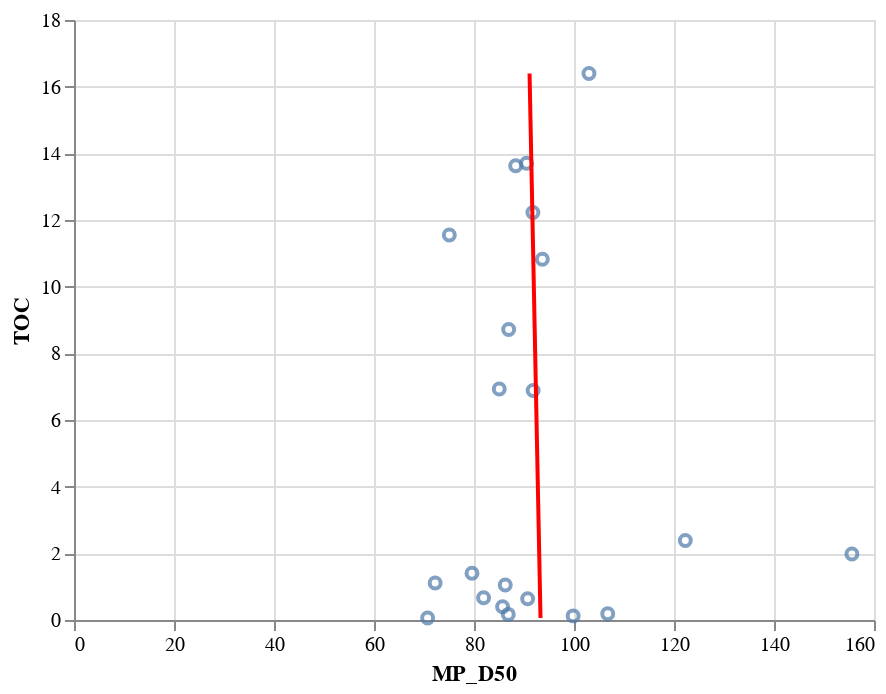

Notebook cell for this chart:
### Code cell
TOC_MP_D50_Plot = alt.Chart(tot_samples).mark_point().encode(
    x= 'MP_D50', #alt.Y('Dx50',scale = alt.Scale(type= 'log')),
    y= 'TOC', #alt.Y('Concentration',scale = alt.Scale(type= 'log')),
    tooltip='Sample'
)
TOC_MP_D50_Plot + TOC_MP_D50_Plot.transform_regression('TOC',
                          'MP_D50',method="linear"
).mark_line(color="red")

### Figure 1 — Vega-Lite specification as saved in the notebook (floating-point values rounded to 4 significant figures)
{"config": {"view": {"continuousWidth": 400, "continuousHeight": 300}}, "layer": [{"mark": "point", "encoding": {"tooltip": {"type": "nominal", "field": "Sample"}, "x": {"type": "quantitative", "field": "MP_D50"}, "y": {"type": "quantitative", "field": "TOC"}}}, {"mark": {"type": "line", "color": "red"}, "encoding": {"tooltip": {"type": "nominal", "field": "Sample"}, "x": {"type": "quantitative", "field": "MP_D50"}, "y": {"type": "quantitative", "field": "TOC"}}, "transform": [{"on": "TOC", "regression": "MP_D50", "method": "linear"}]}], "data": {"name": "data-37a277f7fddd0edcc091f17f283dc728"}, "$schema": "https://vega.github.io/schema/vega-lite/v4.8.1.json", "datasets": {"data-37a277f7fddd0edcc091f17f283dc728": [{"Sample": "Schlei_S10", "Frequency": 198, "FrequencyA500": 4.0, "FrequencyB500": 194.0, "Mass": 0.25, "GPS_LONs": 9.604, "GPS_LATs": 54.53, "Split": 1.0, "MP_D50": 85.71, "MPvolume": 2687000000.0, "Concentration": 792.0, "ConcentrationA500": 16.0, "ConcentrationB500": 776.0, "MPvolume_norm": 10750000000.0, "Station ID": "S10", "+ 15 cm ?": 1.0, "Date": "15-05-18", "Arrival": "10:20:00", "Sediment": null, "CTD": null, "Departure": null, "GPS LAT": "54° 31.516’", "GPS LON": "09° 36.213’", "Depth": 0.8, "Comments": "Klärwerk 3 (direkt am Auslauf)", "D50": 221.5, "Unnamed: 2": null, "20": 4.61, "25": 4.75, "32": 2.98, "38": 2.67, "45": 2.34, "53": 2.29, "63": 2.2, "75": 2.25, "90": 2.0, "106": 2.0, "125": 2.16, "150": 2.1, "180": 1.85, "212": 1.88, "250": 2.16, "300": 2.13, "355": 2.46, "425": 2.37, "500": 2.79, "600": 2.64, "710": 2.84, "850": 2.56, "1000": 2.62, "1180": 2.72, "1400": 3.05, "1700": 2.38, "2000": 2.11, "2360": 1.59, "2800": 0.93, "3350": 0.15, "4000": 0.0, "4750": 0.0, "5600": 0.0, "6300": 0.0, "6700": 0.0, "8000": 0.0, "9500": 0.0, " Below 63 µm": 48.05, " Below 90 µm": 52.5, " Below 125 µm": 56.5, " Below 180 µm": 60.76, " Below 250 µm": 64.48, " Below 355 µm": 68.78, " Below 500 µm": 73.61, " Below 710 µm": 79.04, " Below 1000 µm": 84.44, " Below 1400 µm": 89.78, " Below 2000 µm": 95.22, " Above 2000 µm": 4.78, "Dx 10": 7.65, "Dx 16": 10.9, "Dx 25": 17.0, "Dx 50": 73.5, "Dx 75": 548.0, "Dx 84": 972.0, "Dx 90": 1420.0, "TOC": 0.3995, "Hg": 5.0, "Dist_WWTP": 27.5, "Regio_Sep": "inner"}, {"Sample": "Schlei_S10_15cm", "Frequency": 243, "FrequencyA500": 1.0, "FrequencyB500": 242.0, "Mass": 0.03, "GPS_LONs": 9.604, "GPS_LATs": 54.53, "Split": 1.0, "MP_D50": 86.86, "MPvolume": 620200000.0, "Concentration": 8100.0, "ConcentrationA500": 33.0, "ConcentrationB500": 8067.0, "MPvolume_norm": 20670000000.0, "Station ID": "S10_d", "+ 15 cm ?": null, "Date": null, "Arrival": null, "Sediment": null, "CTD": null, "Departure": null, "GPS LAT": "54° 31.516’", "GPS LON": "09° 36.213’", "Depth": 0.8, "Comments": null, "D50": 209.5, "Unnamed: 2": null, "20": 7.14, "25": 8.04, "32": 5.54, "38": 5.3, "45": 4.9, "53": 4.85, "63": 4.5, "75": 4.1, "90": 3.12, "106": 2.59, "125": 2.14, "150": 1.55, "180": 1.01, "212": 0.74, "250": 0.67, "300": 0.54, "355": 0.51, "425": 0.42, "500": 0.44, "600": 0.37, "710": 0.38, "850": 0.29, "1000": 0.23, "1180": 0.17, "1400": 0.1, "1700": 0.04, "2000": 0.02, "2360": 0.0, "2800": 0.0, "3350": 0.0, "4000": 0.0, "4750": 0.0, "5600": 0.0, "6300": 0.0, "6700": 0.0, "8000": 0.0, "9500": 0.0, " Below 63 µm": 76.07, " Below 90 µm": 84.67, " Below 125 µm": 90.38, " Below 180 µm": 94.07, " Below 250 µm": 95.82, " Below 355 µm": 97.03, " Below 500 µm": 97.97, " Below 710 µm": 98.77, " Below 1000 µm": 99.44, " Below 1400 µm": 99.84, " Below 2000 µm": 99.98, " Above 2000 µm": 0.02, "Dx 10": 5.89, "Dx 16": 8.11, "Dx 25": 11.8, "Dx 50": 27.1, "Dx 75": 60.6, "Dx 84": 87.1, "Dx 90": 122.0, "TOC": 0.1685, "Hg": 16.28, "Dist_WWTP": 27.5, "Regio_Sep": "inner"}, {"Sample": "Schlei_S11", "Frequency": 103, "FrequencyA500": 3.0, "FrequencyB500": 100.0, "Mass": 0.081, "GPS_LONs": 9.614, "GPS_LATs": 54.52, "Split": 0.5, "MP_D50": 93.67, "MPvolume": 1052000000.0, "Concentration": 2543.0, "ConcentrationA500": 74.0, "ConcentrationB500": 2469.0, "MPvolume_norm": 25980000000.0, "Station ID": "S11", "+ 15 cm ?": null, "Date": "15-05-18", "Arrival": "10:30:00", "Sediment": "10:32:00", "CTD": "10:33:00", "Departure": null, "GPS LAT": "54° 31.426’", "GPS LON": "09° 36.865’", "Depth": 2.9, "Comments": null, "D50": 28.55, "Unnamed: 2": null, "20": 4.25, "25": 5.02, "32": 3.83, "38": 4.12, "45": 4.43, "53": 5.12, "63": 5.49, "75": 5.86, "90": 5.06, "106": 4.66, "125": 4.29, "150": 3.38, "180": 2.31, "212": 1.72, "250": 1.51, "300": 1.17, "355": 1.1, "425": 0.91, "500": 0.88, "600": 0.63, "710": 0.48, "850": 0.27, "1000": 0.18, "1180": 0.16, "1400": 0.18, "1700": 0.14, "2000": 0.12, "2360": 0.09, "2800": 0.05, "3350": 0.01, "4000": 0.0, "4750": 0.0, "5600": 0.0, "6300": 0.0, "6700": 0.0, "8000": 0.0, "9500": 0.0, " Below 63 µm": 59.35, " Below 90 µm": 70.71, " Below 125 µm": 80.43, " Below 180 µm": 88.09, " Below 250 µm": 92.11, " Below 355 µm": 94.79, " Below 500 µm": 96.8, " Below 710 µm": 98.32, " Below 1000 µm": 99.06, " Below 1400 µm": 99.4, " Below 2000 µm": 99.72, " Above 2000 µm": 0.28, "Dx 10": 5.45, "Dx 16": 8.0, "Dx 25": 13.3, "Dx 50": 45.4, "Dx 75": 103.0, "Dx 84": 145.0, "Dx 90": 206.0, "TOC": 10.82, "Hg": 221.3, "Dist_WWTP": 750.0, "Regio_Sep": "inner"}, {"Sample": "Schlei_S13", "Frequency": 244, "FrequencyA500": 4.0, "FrequencyB500": 240.0, "Mass": 0.071, "GPS_LONs": 9.622, "GPS_LATs": 54.52, "Split": 0.25, "MP_D50": 85.05, "MPvolume": 1061000000.0, "Concentration": 13750.0, "ConcentrationA500": 225.0, "ConcentrationB500": 13520.0, "MPvolume_norm": 59800000000.0, "Station ID": "S13", "+ 15 cm ?": null, "Date": "15-05-18", "Arrival": "12:32:00", "Sediment": "12:33:00", "CTD": "12:35:00", "Departure": null, "GPS LAT": "54° 30.94’", "GPS LON": "09° 37.292’", "Depth": 3.0, "Comments": null, "D50": 42.2, "Unnamed: 2": null, "20": 3.76, "25": 4.78, "32": 3.81, "38": 4.17, "45": 4.53, "53": 5.28, "63": 5.72, "75": 6.27, "90": 5.63, "106": 5.46, "125": 5.49, "150": 4.83, "180": 3.75, "212": 3.2, "250": 3.07, "300": 2.46, "355": 2.29, "425": 1.83, "500": 1.75, "600": 1.3, "710": 1.05, "850": 0.61, "1000": 0.34, "1180": 0.14, "1400": 0.03, "1700": 0.0, "2000": 0.0, "2360": 0.0, "2800": 0.0, "3350": 0.0, "4000": 0.0, "4750": 0.0, "5600": 0.0, "6300": 0.0, "6700": 0.0, "8000": 0.0, "9500": 0.0, " Below 63 µm": 44.77, " Below 90 µm": 56.77, " Below 125 µm": 67.85, " Below 180 µm": 78.18, " Below 250 µm": 85.13, " Below 355 µm": 90.66, " Below 500 µm": 94.77, " Below 710 µm": 97.83, " Below 1000 µm": 99.49, " Below 1400 µm": 99.97, " Below 2000 µm": 100.0, " Above 2000 µm": 6e-07, "Dx 10": 10.6, "Dx 16": 17.0, "Dx 25": 29.0, "Dx 50": 73.9, "Dx 75": 159.0, "Dx 84": 235.0, "Dx 90": 339.0, "TOC": 6.931, "Hg": 172.9, "Dist_WWTP": 1605.0, "Regio_Sep": "inner"}, {"Sample": "Schlei_S14", "Frequency": 25, "FrequencyA500": 0.0, "FrequencyB500": 25.0, "Mass": 0.25, "GPS_LONs": 9.639, "GPS_LATs": 54.52, "Split": 1.0, "MP_D50": 86.25, "MPvolume": 58150000.0, "Concentration": 100.0, "ConcentrationA500": 0.0, "ConcentrationB500": 100.0, "MPvolume_norm": 232600000.0, "Station ID": "S14", "+ 15 cm ?": null, "Date": "15-05-18", "Arrival": "13:30:00", "Sediment": "13:31:00", "CTD": "13:33:00", "Departure": "13:36:00", "GPS LAT": "54° 31.030’", "GPS LON": "09° 38.331’", "Depth": 2.3, "Comments": "Nordwestl. Stexwiger Enge", "D50": 166.0, "Unnamed: 2": null, "20": 3.36, "25": 3.77, "32": 2.69, "38": 2.75, "45": 2.87, "53": 3.34, "63": 3.72, "75": 4.31, "90": 4.12, "106": 4.28, "125": 4.73, "150": 4.6, "180": 3.95, "212": 3.79, "250": 4.03, "300": 3.57, "355": 3.62, "425": 3.08, "500": 3.15, "600": 2.52, "710": 2.26, "850": 1.57, "1000": 1.18, "1180": 0.87, "1400": 0.6, "1700": 0.26, "2000": 0.16, "2360": 0.1, "2800": 0.04, "3350": 0.01, "4000": 0.0, "4750": 0.0, "5600": 0.0, "6300": 0.0, "6700": 0.0, "8000": 0.0, "9500": 0.0, " Below 63 µm": 39.48, " Below 90 µm": 47.51, " Below 125 µm": 55.91, " Below 180 µm": 65.24, " Below 250 µm": 72.99, " Below 355 µm": 80.58, " Below 500 µm": 87.28, " Below 710 µm": 92.95, " Below 1000 µm": 96.78, " Below 1400 µm": 98.83, " Below 2000 µm": 99.69, " Above 2000 µm": 0.31, "Dx 10": 9.16, "Dx 16": 14.5, "Dx 25": 26.6, "Dx 50": 99.5, "Dx 75": 273.0, "Dx 84": 421.0, "Dx 90": 584.0, "TOC": 1.05, "Hg": 31.2, "Dist_WWTP": 2933.0, "Regio_Sep": "outlier"}, {"Sample": "Schlei_S15", "Frequency": 75, "FrequencyA500": 1.0, "FrequencyB500": 74.0, "Mass": 0.25, "GPS_LONs": 9.646, "GPS_LATs": 54.52, "Split": 1.0, "MP_D50": 90.73, "MPvolume": 1293000000.0, "Concentration": 300.0, "ConcentrationA500": 4.0, "ConcentrationB500": 296.0, "MPvolume_norm": 5172000000.0, "Station ID": "S15", "+ 15 cm ?": null, "Date": "15-05-18", "Arrival": "13:42:00", "Sediment": "13:46:00", "CTD": "13:47:00", "Departure": null, "GPS LAT": "54° 31.203’", "GPS LON": "09° 38.745’", "Depth": 2.2, "Comments": "Große Breite Nord West", "D50": 323.5, "Unnamed: 2": null, "20": 5.36, "25": 5.9, "32": 4.15, "38": 4.14, "45": 4.06, "53": 4.3, "63": 4.25, "75": 4.16, "90": 3.35, "106": 2.92, "125": 2.55, "150": 1.96, "180": 1.37, "212": 1.13, "250": 1.15, "300": 1.06, "355": 1.18, "425": 1.08, "500": 1.16, "600": 0.94, "710": 0.81, "850": 0.49, "1000": 0.28, "1180": 0.15, "1400": 0.09, "1700": 0.04, "2000": 0.03, "2360": 0.02, "2800": 0.01, "3350": 0.0, "4000": 0.0, "4750": 0.0, "5600": 0.0, "6300": 0.0, "6700": 0.0, "8000": 0.0, "9500": 0.0, " Below 63 µm": 69.8, " Below 90 µm": 78.22, " Below 125 µm": 84.49, " Below 180 µm": 88.99, " Below 250 µm": 91.49, " Below 355 µm": 93.7, " Below 500 µm": 95.96, " Below 710 µm": 98.07, " Below 1000 µm": 99.36, " Below 1400 µm": 99.8, " Below 2000 µm": 99.93, " Above 2000 µm": 0.07, "Dx 10": 5.2, "Dx 16": 6.97, "Dx 25": 10.1, "Dx 50": 28.0, "Dx 75": 78.1, "Dx 84": 121.0, "Dx 90": 203.0, "TOC": 0.64, "Hg": 11.0, "Dist_WWTP": 3455.0, "Regio_Sep": "inner"}, {"Sample": "Schlei_S17", "Frequency": 109, "FrequencyA500": 0.0, "FrequencyB500": 109.0, "Mass": 0.25, "GPS_LONs": 9.683, "GPS_LATs": 54.51, "Split": 1.0, "MP_D50": 81.91, "MPvolume": 224200000.0, "Concentration": 436.0, "ConcentrationA500": 0.0, "ConcentrationB500": 436.0, "MPvolume_norm": 896800000.0, "Station ID": "S17", "+ 15 cm ?": null, "Date": "15-05-18", "Arrival": "14:10:00", "Sediment": "14:12:00", "CTD": "14:14:00", "Departure": "14:15:00", "GPS LAT": "54° 30.433’", "GPS LON": "09° 40.979’", "Depth": 2.3, "Comments": null, "D50": 416.5, "Unnamed: 2": null, "20": 4.73, "25": 6.45, "32": 5.49, "38": 6.21, "45": 6.8, "53": 7.69, "63": 7.81, "75": 7.5, "90": 5.68, "106": 4.45, "125": 3.18, "150": 1.81, "180": 0.85, "212": 0.48, "250": 0.49, "300": 0.58, "355": 0.78, "425": 0.75, "500": 0.78, "600": 0.58, "710": 0.47, "850": 0.31, "1000": 0.24, "1180": 0.21, "1400": 0.23, "1700": 0.18, "2000": 0.16, "2360": 0.12, "2800": 0.07, "3350": 0.01, "4000": 0.0, "4750": 0.0, "5600": 0.0, "6300": 0.0, "6700": 0.0, "8000": 0.0, "9500": 0.0, " Below 63 µm": 62.29, " Below 90 µm": 77.6, " Below 125 µm": 87.73, " Below 180 µm": 92.71, " Below 250 µm": 94.04, " Below 355 µm": 95.11, " Below 500 µm": 96.63, " Below 710 µm": 98.0, " Below 1000 µm": 98.78, " Below 1400 µm": 99.23, " Below 2000 µm": 99.63, " Above 2000 µm": 0.37, "Dx 10": 7.42, "Dx 16": 11.7, "Dx 25": 20.1, "Dx 50": 47.5, "Dx 75": 84.2, "Dx 84": 108.0, "Dx 90": 141.0, "TOC": 0.6665, "Hg": 10.0, "Dist_WWTP": 5643.0, "Regio_Sep": "inner"}, {"Sample": "Schlei_S19", "Frequency": 31, "FrequencyA500": 0.0, "FrequencyB500": 31.0, "Mass": 0.25, "GPS_LONs": 9.703, "GPS_LATs": 54.51, "Split": 1.0, "MP_D50": 70.72, "MPvolume": 26490000.0, "Concentration": 124.0, "ConcentrationA500": 0.0, "ConcentrationB500": 124.0, "MPvolume_norm": 105900000.0, "Station ID": "S19", "+ 15 cm ?": null, "Date": "15-05-18", "Arrival": "14:45:00", "Sediment": "14:00:00", "CTD": "15:20:00", "Departure": null, "GPS LAT": "54° 30.753’", "GPS LON": "09° 42.157’", "Depth": 0.6, "Comments": null, "D50": 188.0, "Unnamed: 2": null, "20": 6.06, "25": 6.27, "32": 4.04, "38": 3.76, "45": 3.46, "53": 3.52, "63": 3.42, "75": 3.34, "90": 2.72, "106": 2.4, "125": 2.12, "150": 1.62, "180": 1.07, "212": 0.76, "250": 0.62, "300": 0.44, "355": 0.44, "425": 0.43, "500": 0.58, "600": 0.69, "710": 0.93, "850": 1.17, "1000": 1.6, "1180": 2.05, "1400": 2.6, "1700": 2.08, "2000": 1.78, "2360": 1.26, "2800": 0.66, "3350": 0.1, "4000": 0.0, "4750": 0.0, "5600": 0.0, "6300": 0.0, "6700": 0.0, "8000": 0.0, "9500": 0.0, " Below 63 µm": 65.14, " Below 90 µm": 71.9, " Below 125 µm": 77.01, " Below 180 µm": 80.75, " Below 250 µm": 82.58, " Below 355 µm": 83.64, " Below 500 µm": 84.51, " Below 710 µm": 85.78, " Below 1000 µm": 87.88, " Below 1400 µm": 91.52, " Below 2000 µm": 96.2, " Above 2000 µm": 3.8, "Dx 10": 6.52, "Dx 16": 8.75, "Dx 25": 12.5, "Dx 50": 31.5, "Dx 75": 109.0, "Dx 84": 412.0, "Dx 90": 1240.0, "TOC": 0.0615, "Hg": 3.7, "Dist_WWTP": 6836.0, "Regio_Sep": "outlier"}, {"Sample": "Schlei_S1_15cm", "Frequency": 357, "FrequencyA500": 4.0, "FrequencyB500": 353.0, "Mass": 0.063, "GPS_LONs": 9.557, "GPS_LATs": 54.51, "Split": 0.5887, "MP_D50": 90.52, "MPvolume": 69720000000.0, "Concentration": 9626.0, "ConcentrationA500": 108.0, "ConcentrationB500": 9518.0, "MPvolume_norm": 1880000000000.0, "Station ID": "S1_d", "+ 15 cm ?": null, "Date": null, "Arrival": null, "Sediment": null, "CTD": null, "Departure": null, "GPS LAT": "54° 30.45’", "GPS LON": "09° 33.43’", "Depth": 2.7, "Comments": null, "D50": 13.65, "Unnamed: 2": null, "20": 3.52, "25": 4.31, "32": 3.36, "38": 3.63, "45": 3.92, "53": 4.58, "63": 4.99, "75": 5.48, "90": 4.9, "106": 4.67, "125": 4.51, "150": 3.76, "180": 2.75, "212": 2.22, "250": 2.08, "300": 1.66, "355": 1.51, "425": 1.14, "500": 1.01, "600": 0.72, "710": 0.71, "850": 0.76, "1000": 1.06, "1180": 1.46, "1400": 2.07, "1700": 1.87, "2000": 1.79, "2360": 1.42, "2800": 0.85, "3350": 0.14, "4000": 0.0, "4750": 0.0, "5600": 0.0, "6300": 0.0, "6700": 0.0, "8000": 0.0, "9500": 0.0, " Below 63 µm": 46.47, " Below 90 µm": 56.94, " Below 125 µm": 66.51, " Below 180 µm": 74.78, " Below 250 µm": 79.76, " Below 355 µm": 83.5, " Below 500 µm": 86.15, " Below 710 µm": 87.87, " Below 1000 µm": 89.35, " Below 1400 µm": 91.86, " Below 2000 µm": 95.81, " Above 2000 µm": 4.19, "Dx 10": 7.44, "Dx 16": 12.1, "Dx 25": 22.5, "Dx 50": 71.3, "Dx 75": 182.0, "Dx 84": 376.0, "Dx 90": 1120.0, "TOC": 13.7, "Hg": 359.4, "Dist_WWTP": 4490.0, "Regio_Sep": "inner"}, {"Sample": "Schlei_S2", "Frequency": 243, "FrequencyA500": 4.0, "FrequencyB500": 239.0, "Mass": 0.25, "GPS_LONs": 9.591, "GPS_LATs": 54.51, "Split": 0.5, "MP_D50": 79.6, "MPvolume": 546200000.0, "Concentration": 1944.0, "ConcentrationA500": 32.0, "ConcentrationB500": 1912.0, "MPvolume_norm": 4370000000.0, "Station ID": "S2", "+ 15 cm ?": null, "Date": "14-05-18", "Arrival": "18:50:00", "Sediment": "18:50:00", "CTD": "18:58:00", "Departure": "18:58:00", "GPS LAT": "54° 30.462’", "GPS LON": "09° 35.433’", "Depth": 3.6, "Comments": "Fahrdorf und Offizierskasino", "D50": 257.0, "Unnamed: 2": null, "20": 5.58, "25": 6.52, "32": 4.73, "38": 4.76, "45": 4.66, "53": 4.88, "63": 4.76, "75": 4.55, "90": 3.59, "106": 3.05, "125": 2.56, "150": 1.86, "180": 1.2, "212": 0.9, "250": 0.88, "300": 0.84, "355": 1.02, "425": 1.02, "500": 1.22, "600": 1.1, "710": 1.04, "850": 0.73, "1000": 0.52, "1180": 0.35, "1400": 0.19, "1700": 0.07, "2000": 0.05, "2360": 0.03, "2800": 0.01, "3350": 0.0, "4000": 0.0, "4750": 0.0, "5600": 0.0, "6300": 0.0, "6700": 0.0, "8000": 0.0, "9500": 0.0, " Below 63 µm": 68.46, " Below 90 µm": 77.77, " Below 125 µm": 84.41, " Below 180 µm": 88.83, " Below 250 µm": 90.93, " Below 355 µm": 92.65, " Below 500 µm": 94.69, " Below 710 µm": 97.0, " Below 1000 µm": 98.77, " Below 1400 µm": 99.64, " Below 2000 µm": 99.9, " Above 2000 µm": 0.1, "Dx 10": 5.32, "Dx 16": 7.52, "Dx 25": 11.7, "Dx 50": 32.7, "Dx 75": 80.4, "Dx 84": 122.0, "Dx 90": 211.0, "TOC": 1.402, "Hg": 34.9, "Dist_WWTP": 2468.0, "Regio_Sep": "inner"}, {"Sample": "Schlei_S22", "Frequency": 30, "FrequencyA500": 0.0, "FrequencyB500": 30.0, "Mass": 0.066, "GPS_LONs": 9.769, "GPS_LATs": 54.56, "Split": 1.0, "MP_D50": 75.07, "MPvolume": 54720000.0, "Concentration": 455.0, "ConcentrationA500": 0.0, "ConcentrationB500": 455.0, "MPvolume_norm": 829100000.0, "Station ID": "S22", "+ 15 cm ?": null, "Date": "15-05-18", "Arrival": "18:02:00", "Sediment": "18:06:00", "CTD": "18:09:00", "Departure": null, "GPS LAT": "54° 33.605’", "GPS LON": "09° 46.132’", "Depth": 4.0, "Comments": "Ulsnis", "D50": 38.5, "Unnamed: 2": "32-38", "20": 3.44, "25": 3.9, "32": 2.93, "38": 3.11, "45": 3.28, "53": 3.71, "63": 3.92, "75": 4.16, "90": 3.64, "106": 3.44, "125": 3.37, "150": 2.92, "180": 2.28, "212": 2.04, "250": 2.15, "300": 1.97, "355": 2.17, "425": 2.0, "500": 2.23, "600": 1.96, "710": 1.9, "850": 1.46, "1000": 1.23, "1180": 1.04, "1400": 0.89, "1700": 0.56, "2000": 0.45, "2360": 0.31, "2800": 0.17, "3350": 0.03, "4000": 0.0, "4750": 0.0, "5600": 0.0, "6300": 0.0, "6700": 0.0, "8000": 0.0, "9500": 0.0, " Below 63 µm": 53.73, " Below 90 µm": 61.81, " Below 125 µm": 68.88, " Below 180 µm": 75.17, " Below 250 µm": 79.49, " Below 355 µm": 83.61, " Below 500 µm": 87.78, " Below 710 µm": 91.97, " Below 1000 µm": 95.33, " Below 1400 µm": 97.6, " Below 2000 µm": 99.04, " Above 2000 µm": 0.96, "Dx 10": 5.7, "Dx 16": 7.82, "Dx 25": 12.3, "Dx 50": 53.0, "Dx 75": 178.0, "Dx 84": 367.0, "Dx 90": 599.0, "TOC": 11.55, "Hg": 175.6, "Dist_WWTP": 14090.0, "Regio_Sep": "outer"}, {"Sample": "Schlei_S23", "Frequency": 129, "FrequencyA500": 1.0, "FrequencyB500": 128.0, "Mass": 0.093, "GPS_LONs": 9.781, "GPS_LATs": 54.57, "Split": 1.0, "MP_D50": 91.78, "MPvolume": 492600000.0, "Concentration": 1387.0, "ConcentrationA500": 11.0, "ConcentrationB500": 1376.0, "MPvolume_norm": 5297000000.0, "Station ID": "S23", "+ 15 cm ?": null, "Date": "15-05-18", "Arrival": "18:49:00", "Sediment": null, "CTD": null, "Departure": null, "GPS LAT": "54° 34.329’", "GPS LON": "09° 46.865’", "Depth": 3.1, "Comments": "Gummeby?", "D50": 11.2, "Unnamed: 2": null, "20": 3.55, "25": 3.87, "32": 2.63, "38": 2.56, "45": 2.5, "53": 2.71, "63": 2.84, "75": 3.08, "90": 2.8, "106": 2.79, "125": 2.93, "150": 2.73, "180": 2.28, "212": 2.15, "250": 2.3, "300": 2.09, "355": 2.24, "425": 2.04, "500": 2.35, "600": 2.29, "710": 2.63, "850": 2.65, "1000": 2.98, "1180": 3.32, "1400": 3.88, "1700": 3.07, "2000": 2.72, "2360": 2.05, "2800": 1.2, "3350": 0.19, "4000": 0.0, "4750": 0.0, "5600": 0.0, "6300": 0.0, "6700": 0.0, "8000": 0.0, "9500": 0.0, " Below 63 µm": 40.41, " Below 90 µm": 46.32, " Below 125 µm": 51.91, " Below 180 µm": 57.57, " Below 250 µm": 61.99, " Below 355 µm": 66.39, " Below 500 µm": 70.67, " Below 710 µm": 75.31, " Below 1000 µm": 80.59, " Below 1400 µm": 86.9, " Below 2000 µm": 93.84, " Above 2000 µm": 6.16, "Dx 10": 8.43, "Dx 16": 13.1, "Dx 25": 23.3, "Dx 50": 112.0, "Dx 75": 694.0, "Dx 84": 1210.0, "Dx 90": 1630.0, "TOC": 12.22, "Hg": 231.7, "Dist_WWTP": 15660.0, "Regio_Sep": "outer"}, {"Sample": "Schlei_S24", "Frequency": 21, "FrequencyA500": 0.0, "FrequencyB500": 21.0, "Mass": 0.188, "GPS_LONs": 9.812, "GPS_LATs": 54.58, "Split": 0.5, "MP_D50": 155.6, "MPvolume": 37780000.0, "Concentration": 223.0, "ConcentrationA500": 0.0, "ConcentrationB500": 223.0, "MPvolume_norm": 401900000.0, "Station ID": "S24", "+ 15 cm ?": null, "Date": "15-05-18", "Arrival": "19:06:00", "Sediment": "19:06:00", "CTD": null, "Departure": null, "GPS LAT": "54° 34.620’", "GPS LON": "09° 48.741’", "Depth": 4.7, "Comments": "Lindaunis", "D50": 51.5, "Unnamed: 2": null, "20": 5.37, "25": 5.75, "32": 3.86, "38": 3.7, "45": 3.49, "53": 3.59, "63": 3.51, "75": 3.46, "90": 2.87, "106": 2.62, "125": 2.53, "150": 2.26, "180": 1.91, "212": 1.9, "250": 2.11, "300": 1.86, "355": 1.64, "425": 1.05, "500": 0.57, "600": 0.09, "710": 0.0, "850": 0.0, "1000": 0.0, "1180": 0.0, "1400": 0.0, "1700": 0.0, "2000": 0.0, "2360": 0.0, "2800": 0.0, "3350": 0.0, "4000": 0.0, "4750": 0.0, "5600": 0.0, "6300": 0.0, "6700": 0.0, "8000": 0.0, "9500": 0.0, " Below 63 µm": 71.63, " Below 90 µm": 78.61, " Below 125 µm": 84.09, " Below 180 µm": 88.88, " Below 250 µm": 92.68, " Below 355 µm": 96.65, " Below 500 µm": 99.34, " Below 710 µm": 100.0, " Below 1000 µm": 100.0, " Below 1400 µm": 100.0, " Below 2000 µm": 100.0, " Above 2000 µm": 3e-11, "Dx 10": 4.49, "Dx 16": 6.04, "Dx 25": 8.76, "Dx 50": 23.7, "Dx 75": 74.5, "Dx 84": 124.0, "Dx 90": 198.0, "TOC": 1.979, "Hg": 50.6, "Dist_WWTP": 17540.0, "Regio_Sep": "outer"}, {"Sample": "Schlei_S25", "Frequency": 154, "FrequencyA500": 1.0, "FrequencyB500": 153.0, "Mass": 0.13, "GPS_LONs": 9.887, "GPS_LATs": 54.61, "Split": 1.0, "MP_D50": 86.94, "MPvolume": 342900000.0, "Concentration": 1185.0, "ConcentrationA500": 8.0, "ConcentrationB500": 1177.0, "MPvolume_norm": 2638000000.0, "Station ID": "S25", "+ 15 cm ?": null, "Date": "15-05-18", "Arrival": "19:37:00", "Sediment": "19:37:00", "CTD": null, "Departure": null, "GPS LAT": "54° 36.857’", "GPS LON": "09° 53.229’", "Depth": 3.0, "Comments": "Faullück", "D50": 23.05, "Unnamed: 2": null, "20": 3.47, "25": 4.33, "32": 3.53, "38": 3.99, "45": 4.49, "53": 5.36, "63": 5.88, "75": 6.36, "90": 5.51, "106": 5.04, "125": 4.56, "150": 3.48, "180": 2.27, "212": 1.58, "250": 1.32, "300": 1.01, "355": 1.0, "425": 0.87, "500": 0.9, "600": 0.66, "710": 0.48, "850": 0.19, "1000": 0.03, "1180": 0.0, "1400": 0.0, "1700": 0.0, "2000": 0.0, "2360": 0.0, "2800": 0.0, "3350": 0.0, "4000": 0.0, "4750": 0.0, "5600": 0.0, "6300": 0.0, "6700": 0.0, "8000": 0.0, "9500": 0.0, " Below 63 µm": 58.86, " Below 90 µm": 71.1, " Below 125 µm": 81.65, " Below 180 µm": 89.69, " Below 250 µm": 93.54, " Below 355 µm": 95.87, " Below 500 µm": 97.74, " Below 710 µm": 99.3, " Below 1000 µm": 99.97, " Below 1400 µm": 100.0, " Below 2000 µm": 100.0, " Above 2000 µm": 9e-09, "Dx 10": 4.19, "Dx 16": 6.3, "Dx 25": 11.2, "Dx 50": 46.7, "Dx 75": 101.0, "Dx 84": 137.0, "Dx 90": 183.0, "TOC": 8.713, "Hg": 166.0, "Dist_WWTP": 24020.0, "Regio_Sep": "outer"}, {"Sample": "Schlei_S26", "Frequency": 13, "FrequencyA500": 0.0, "FrequencyB500": 13.0, "Mass": 0.25, "GPS_LONs": 9.924, "GPS_LATs": 54.62, "Split": 1.0, "MP_D50": 106.7, "MPvolume": 18810000.0, "Concentration": 52.0, "ConcentrationA500": 0.0, "ConcentrationB500": 52.0, "MPvolume_norm": 75230000.0, "Station ID": "S26", "+ 15 cm ?": null, "Date": "15-05-18", "Arrival": "20:28:00", "Sediment": "20:30:00", "CTD": null, "Departure": null, "GPS LAT": "54° 37.483’", "GPS LON": "09° 55.42’", "Depth": 2.3, "Comments": null, "D50": 278.0, "Unnamed: 2": null, "20": 3.88, "25": 4.23, "32": 2.93, "38": 2.9, "45": 2.86, "53": 3.09, "63": 3.18, "75": 3.36, "90": 2.98, "106": 2.9, "125": 3.01, "150": 2.8, "180": 2.35, "212": 2.25, "250": 2.47, "300": 2.32, "355": 2.57, "425": 2.39, "500": 2.71, "600": 2.41, "710": 2.35, "850": 1.8, "1000": 1.5, "1180": 1.28, "1400": 1.15, "1700": 0.75, "2000": 0.62, "2360": 0.44, "2800": 0.25, "3350": 0.04, "4000": 0.0, "4750": 0.0, "5600": 0.0, "6300": 0.0, "6700": 0.0, "8000": 0.0, "9500": 0.0, " Below 63 µm": 52.13, " Below 90 µm": 58.67, " Below 125 µm": 64.55, " Below 180 µm": 70.36, " Below 250 µm": 74.96, " Below 355 µm": 79.74, " Below 500 µm": 84.71, " Below 710 µm": 89.82, " Below 1000 µm": 93.98, " Below 1400 µm": 96.75, " Below 2000 µm": 98.65, " Above 2000 µm": 1.35, "Dx 10": 5.4, "Dx 16": 7.95, "Dx 25": 13.3, "Dx 50": 55.9, "Dx 75": 251.0, "Dx 84": 477.0, "Dx 90": 719.0, "TOC": 0.1885, "Hg": 17.6, "Dist_WWTP": 26570.0, "Regio_Sep": "outer"}, {"Sample": "Schlei_S27", "Frequency": 173, "FrequencyA500": 0.0, "FrequencyB500": 173.0, "Mass": 0.25, "GPS_LONs": 9.933, "GPS_LATs": 54.64, "Split": 0.25, "MP_D50": 91.83, "MPvolume": 376100000.0, "Concentration": 2768.0, "ConcentrationA500": 0.0, "ConcentrationB500": 2768.0, "MPvolume_norm": 6017000000.0, "Station ID": "S27", "+ 15 cm ?": null, "Date": "15-05-18", "Arrival": "20:47:00", "Sediment": null, "CTD": null, "Departure": null, "GPS LAT": "54° 38.155’", "GPS LON": "09° 55.992’", "Depth": 1.2, "Comments": null, "D50": 22.2, "Unnamed: 2": null, "20": 4.89, "25": 5.45, "32": 3.86, "38": 3.88, "45": 3.89, "53": 4.31, "63": 4.58, "75": 5.08, "90": 4.73, "106": 4.81, "125": 5.12, "150": 4.62, "180": 3.43, "212": 2.4, "250": 1.5, "300": 0.33, "355": 0.0, "425": 0.0, "500": 0.0, "600": 0.0, "710": 0.0, "850": 0.0, "1000": 0.0, "1180": 0.0, "1400": 0.0, "1700": 0.0, "2000": 0.0, "2360": 0.0, "2800": 0.0, "3350": 0.0, "4000": 0.0, "4750": 0.0, "5600": 0.0, "6300": 0.0, "6700": 0.0, "8000": 0.0, "9500": 0.0, " Below 63 µm": 63.39, " Below 90 µm": 73.05, " Below 125 µm": 82.6, " Below 180 µm": 92.34, " Below 250 µm": 98.16, " Below 355 µm": 100.0, " Below 500 µm": 100.0, " Below 710 µm": 100.0, " Below 1000 µm": 100.0, " Below 1400 µm": 100.0, " Below 2000 µm": 100.0, " Above 2000 µm": 6e-14, "Dx 10": 5.5, "Dx 16": 7.6, "Dx 25": 11.6, "Dx 50": 35.9, "Dx 75": 96.3, "Dx 84": 131.0, "Dx 90": 163.0, "TOC": 6.883, "Hg": 182.6, "Dist_WWTP": 28530.0, "Regio_Sep": "outer"}, {"Sample": "Schlei_S3", "Frequency": 262, "FrequencyA500": 6.0, "FrequencyB500": 256.0, "Mass": 0.06, "GPS_LONs": 9.601, "GPS_LATs": 54.51, "Split": 0.5, "MP_D50": 88.33, "MPvolume": 941600000.0, "Concentration": 8733.0, "ConcentrationA500": 200.0, "ConcentrationB500": 8533.0, "MPvolume_norm": 31390000000.0, "Station ID": "S3", "+ 15 cm ?": null, "Date": "14-05-18", "Arrival": "19:08:00", "Sediment": null, "CTD": "19:18:00", "Departure": null, "GPS LAT": "54° 30.519’", "GPS LON": "09° 36.039’", "Depth": 3.8, "Comments": "zw. Fahrdorf und Windmühle", "D50": 12.5, "Unnamed: 2": null, "20": 5.29, "25": 6.23, "32": 4.64, "38": 4.82, "45": 4.9, "53": 5.34, "63": 5.38, "75": 5.32, "90": 4.28, "106": 3.67, "125": 3.08, "150": 2.21, "180": 1.4, "212": 1.03, "250": 0.97, "300": 0.83, "355": 0.84, "425": 0.68, "500": 0.62, "600": 0.4, "710": 0.29, "850": 0.19, "1000": 0.19, "1180": 0.21, "1400": 0.25, "1700": 0.2, "2000": 0.17, "2360": 0.13, "2800": 0.08, "3350": 0.01, "4000": 0.0, "4750": 0.0, "5600": 0.0, "6300": 0.0, "6700": 0.0, "8000": 0.0, "9500": 0.0, " Below 63 µm": 67.56, " Below 90 µm": 78.27, " Below 125 µm": 86.22, " Below 180 µm": 91.51, " Below 250 µm": 93.94, " Below 355 µm": 95.74, " Below 500 µm": 97.26, " Below 710 µm": 98.28, " Below 1000 µm": 98.76, " Below 1400 µm": 99.16, " Below 2000 µm": 99.61, " Above 2000 µm": 0.39, "Dx 10": 5.62, "Dx 16": 7.86, "Dx 25": 12.1, "Dx 50": 34.7, "Dx 75": 80.4, "Dx 84": 113.0, "Dx 90": 158.0, "TOC": 13.63, "Hg": 277.2, "Dist_WWTP": 2068.0, "Regio_Sep": "inner"}, {"Sample": "Schlei_S30", "Frequency": 81, "FrequencyA500": 5.0, "FrequencyB500": 76.0, "Mass": 0.203, "GPS_LONs": 9.945, "GPS_LATs": 54.67, "Split": 1.0, "MP_D50": 122.3, "MPvolume": 27220000000.0, "Concentration": 399.0, "ConcentrationA500": 25.0, "ConcentrationB500": 374.0, "MPvolume_norm": 134100000000.0, "Station ID": "S30", "+ 15 cm ?": null, "Date": "16-05-18", "Arrival": "09:37:00", "Sediment": "09:40:00", "CTD": null, "Departure": null, "GPS LAT": "54° 40.317’", "GPS LON": "09° 56.671’", "Depth": 12.1, "Comments": null, "D50": 48.0, "Unnamed: 2": null, "20": 2.98, "25": 3.32, "32": 2.31, "38": 2.27, "45": 2.24, "53": 2.44, "63": 2.56, "75": 2.79, "90": 2.57, "106": 2.6, "125": 2.83, "150": 2.78, "180": 2.48, "212": 2.54, "250": 2.93, "300": 2.86, "355": 3.26, "425": 3.09, "500": 3.59, "600": 3.39, "710": 3.64, "850": 3.3, "1000": 3.32, "1180": 3.3, "1400": 3.41, "1700": 2.48, "2000": 2.09, "2360": 1.52, "2800": 0.87, "3350": 0.14, "4000": 0.0, "4750": 0.0, "5600": 0.0, "6300": 0.0, "6700": 0.0, "8000": 0.0, "9500": 0.0, " Below 63 µm": 35.67, " Below 90 µm": 41.02, " Below 125 µm": 46.19, " Below 180 µm": 51.79, " Below 250 µm": 56.81, " Below 355 µm": 62.61, " Below 500 µm": 68.96, " Below 710 µm": 75.94, " Below 1000 µm": 82.88, " Below 1400 µm": 89.5, " Below 2000 µm": 95.39, " Above 2000 µm": 4.61, "Dx 10": 8.75, "Dx 16": 14.5, "Dx 25": 28.8, "Dx 50": 160.0, "Dx 75": 678.0, "Dx 84": 1060.0, "Dx 90": 1440.0, "TOC": 2.388, "Hg": 56.04, "Dist_WWTP": 32500.0, "Regio_Sep": "outer"}, {"Sample": "Schlei_S31", "Frequency": 9, "FrequencyA500": 0.0, "FrequencyB500": 9.0, "Mass": 0.078, "GPS_LONs": 10.02, "GPS_LATs": 54.68, "Split": 1.0, "MP_D50": 72.23, "MPvolume": 10320000.0, "Concentration": 115.0, "ConcentrationA500": 0.0, "ConcentrationB500": 115.0, "MPvolume_norm": 132300000.0, "Station ID": "S31", "+ 15 cm ?": null, "Date": "16-05-18", "Arrival": "10:45:00", "Sediment": null, "CTD": null, "Departure": null, "GPS LAT": "54° 40.542’", "GPS LON": "10° 01.118’", "Depth": 4.0, "Comments": null, "D50": 152.5, "Unnamed: 2": null, "20": 0.91, "25": 1.13, "32": 0.86, "38": 0.91, "45": 0.98, "53": 1.17, "63": 1.36, "75": 1.67, "90": 1.71, "106": 1.9, "125": 2.35, "150": 2.62, "180": 2.65, "212": 3.1, "250": 3.91, "300": 4.02, "355": 4.56, "425": 4.08, "500": 4.34, "600": 3.8, "710": 4.14, "850": 4.26, "1000": 5.17, "1180": 6.23, "1400": 7.88, "1700": 6.57, "2000": 5.99, "2360": 4.59, "2800": 2.7, "3350": 0.44, "4000": 0.0, "4750": 0.0, "5600": 0.0, "6300": 0.0, "6700": 0.0, "8000": 0.0, "9500": 0.0, " Below 63 µm": 9.95, " Below 90 µm": 12.99, " Below 125 µm": 16.6, " Below 180 µm": 21.57, " Below 250 µm": 27.32, " Below 355 µm": 35.24, " Below 500 µm": 43.88, " Below 710 µm": 52.03, " Below 1000 µm": 60.44, " Below 1400 µm": 71.83, " Below 2000 µm": 86.28, " Above 2000 µm": 13.72, "Dx 10": 63.4, "Dx 16": 119.0, "Dx 25": 221.0, "Dx 50": 649.0, "Dx 75": 1520.0, "Dx 84": 1890.0, "Dx 90": 2210.0, "TOC": 1.108, "Hg": 12.29, "Dist_WWTP": 37480.0, "Regio_Sep": "outer"}, {"Sample": "Schlei_S5", "Frequency": 8, "FrequencyA500": 0.0, "FrequencyB500": 8.0, "Mass": 0.25, "GPS_LONs": 9.627, "GPS_LATs": 54.53, "Split": 1.0, "MP_D50": 99.83, "MPvolume": 91150000.0, "Concentration": 32.0, "ConcentrationA500": 0.0, "ConcentrationB500": 32.0, "MPvolume_norm": 364600000.0, "Station ID": "S5", "+ 15 cm ?": 1.0, "Date": "15-05-18", "Arrival": "09:10:00", "Sediment": "09:13:00", "CTD": "09:14:00", "Departure": "09:16:00", "GPS LAT": "54° 31.794’", "GPS LON": "09° 37.595’", "Depth": 1.4, "Comments": "Füsinger Au", "D50": 293.0, "Unnamed: 2": null, "20": 2.72, "25": 3.14, "32": 2.28, "38": 2.34, "45": 2.4, "53": 2.72, "63": 2.93, "75": 3.26, "90": 3.01, "106": 3.02, "125": 3.2, "150": 2.97, "180": 2.45, "212": 2.23, "250": 2.25, "300": 1.89, "355": 1.79, "425": 1.44, "500": 1.44, "600": 1.23, "710": 1.33, "850": 1.35, "1000": 1.61, "1180": 1.93, "1400": 2.45, "1700": 2.06, "2000": 1.89, "2360": 1.46, "2800": 0.86, "3350": 0.14, "4000": 0.0, "4750": 0.0, "5600": 0.0, "6300": 0.0, "6700": 0.0, "8000": 0.0, "9500": 0.0, " Below 63 µm": 51.8, " Below 90 µm": 57.98, " Below 125 µm": 64.0, " Below 180 µm": 70.18, " Below 250 µm": 74.86, " Below 355 µm": 79.0, " Below 500 µm": 82.23, " Below 710 µm": 84.91, " Below 1000 µm": 87.59, " Below 1400 µm": 91.13, " Below 2000 µm": 95.65, " Above 2000 µm": 4.35, "Dx 10": 0.353, "Dx 16": 2.84, "Dx 25": 7.41, "Dx 50": 56.3, "Dx 75": 253.0, "Dx 84": 627.0, "Dx 90": 1270.0, "TOC": 0.1235, "Hg": 8.0, "Dist_WWTP": 1602.0, "Regio_Sep": "river"}, {"Sample": "Schlei_S8", "Frequency": 1416, "FrequencyA500": 31.0, "FrequencyB500": 1385.0, "Mass": 0.105, "GPS_LONs": 9.606, "GPS_LATs": 54.53, "Split": 0.25, "MP_D50": 103.0, "MPvolume": 79950000000000.0, "Concentration": 53940.0, "ConcentrationA500": 1181.0, "ConcentrationB500": 52760.0, "MPvolume_norm": 3046000000000000.0, "Station ID": "S8", "+ 15 cm ?": null, "Date": "15-05-18", "Arrival": "10:00:00", "Sediment": "10:02:00", "CTD": "10:04:00", "Departure": null, "GPS LAT": "54° 31.516’", "GPS LON": "09° 36.387’", "Depth": 2.0, "Comments": "Auslauf Klärwerk", "D50": 19.65, "Unnamed: 2": null, "20": 5.23, "25": 6.24, "32": 4.55, "38": 4.63, "45": 4.66, "53": 5.12, "63": 5.32, "75": 5.6, "90": 4.85, "106": 4.53, "125": 4.3, "150": 3.54, "180": 2.56, "212": 2.06, "250": 1.96, "300": 1.63, "355": 1.66, "425": 1.44, "500": 1.49, "600": 1.17, "710": 0.98, "850": 0.58, "1000": 0.34, "1180": 0.17, "1400": 0.09, "1700": 0.06, "2000": 0.04, "2360": 0.03, "2800": 0.01, "3350": 0.0, "4000": 0.0, "4750": 0.0, "5600": 0.0, "6300": 0.0, "6700": 0.0, "8000": 0.0, "9500": 0.0, " Below 63 µm": 55.59, " Below 90 µm": 66.5, " Below 125 µm": 75.88, " Below 180 µm": 83.72, " Below 250 µm": 88.34, " Below 355 µm": 91.93, " Below 500 µm": 95.03, " Below 710 µm": 97.69, " Below 1000 µm": 99.26, " Below 1400 µm": 99.76, " Below 2000 µm": 99.91, " Above 2000 µm": 0.09, "Dx 10": 8.25, "Dx 16": 12.5, "Dx 25": 19.9, "Dx 50": 52.2, "Dx 75": 121.0, "Dx 84": 183.0, "Dx 90": 291.0, "TOC": 16.4, "Hg": 304.9, "Dist_WWTP": 211.0, "Regio_Sep": "inner"}]}}
